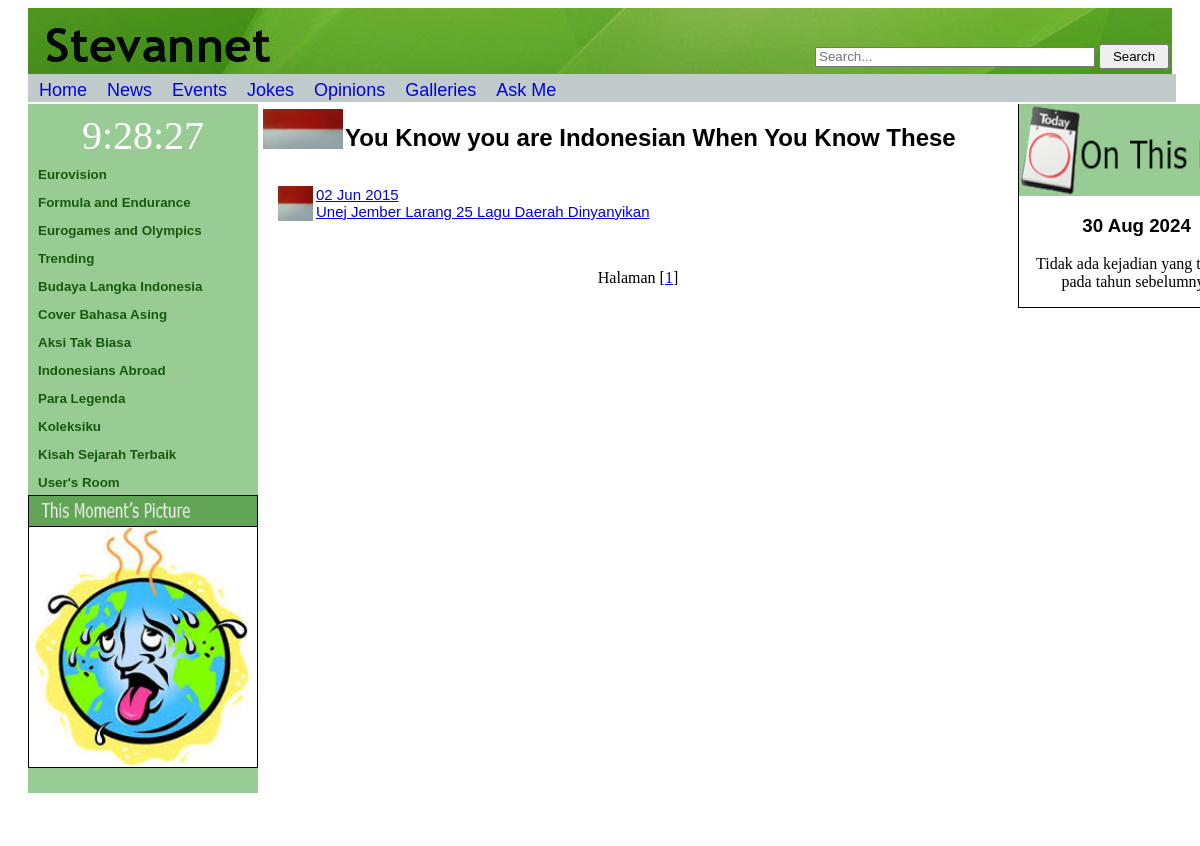
/langka.php, run on the app's committed database.
### tables this page shows
CREATE TABLE `articles` (
  `id` int(11) NOT NULL,
  `judul` varchar(200) NOT NULL,
  `tanggal_muat` varchar(20) NOT NULL,
  `tanggal_terjadi` varchar(20) NOT NULL,
  `id_jenis` int(11) NOT NULL,
  `id_topik` int(11) NOT NULL,
  `isi` text DEFAULT NULL,
  `gambar` varchar(200) DEFAULT NULL,
  `sumber` varchar(50) DEFAULT NULL
);

### langka.php (the view, shortened to what this page needs)
<html>
	<head>
		<link rel="stylesheet" href="penampilan.css">
		<div id="header">
			<div id="searchform">
				<form class="search" action="searches.php">
					<?php
						include("searchMenu.php");
					?>
				</form>
			</div>
		</div>
		<?php
			include("menuAtas.php");
		?>
	</head>
	<body onload="startTime()">
		<div class="leftside">
			<?php
				require("leftDIV.php");
			?>
		</div>
		<div class="center">
			<img src="Images/Indonesia.jpg" style="width:80px; height:40px; margin-left:5px; margin-top:5px;">
			<h2 style="display: inline; margin-left:-2px; vertical-align:text-bottom;">
				You Know you are Indonesian When You Know These
			</h2><br><br>
			<p>
				<?php
					include "db.inc.php";
					$halaman=isset($_GET['page'])?(int) $_GET['page']:1;
					$offset=($halaman-1)*8;
					$sqlstr = "SELECT * from articles WHERE id_topik='5' order by id DESC limit $offset,8";
					$hasil_1=mysqli_query($connection, $sqlstr);
					$row=mysqli_fetch_row($hasil_1);
					do{
						list($id,$judul,$tanggal_muat,$tanggal_terjadi,$id_jenis,$id_topik,$isi,$gambar,$sumber) = $row;
						if(!empty($gambar))
							echo "<img src='Images/$gambar' width=35px height=35px align=left>";
						echo "<a href='berita_detail.php?id=$id'>$tanggal_muat<br>$judul</a><br>";
						echo "<br><br>";
					}while($row=mysqli_fetch_row($hasil_1));
					$sqlstr = "SELECT * from articles WHERE id_topik='5'";
					$hasil_2 = mysqli_query($connection, $sqlstr);
					$jumlah = mysqli_num_rows($hasil_2);
					$i=$jumlah/8;
					$i=ceil($i);
					echo "<center>Halaman ";
					for($j=1;$j<=$i;$j++)
					{
						$awal = (($j-1)*4+$j)-1;
						echo "[<a href='langka.php?awal=$awal&page=$j'>$j</a>]";
					}
				?>
			</p>
		</div>
		<div class="right">
			<?php
				require("rightDIV.php");
			?>
		</div>
		<div class="footer">
		</div>
	</body>
</html>

### penampilan.css (style rules this page uses)
#header { background:url('Images/Header.jpg'); height:70px; margin-left: 20px; margin-right: 20px; }
.center h2, h3, h4 { font-family: Verdana, Arial, Helvetica, sans-serif; margin-left:20px; margin-right:20px; text-align:justify; }
.center p, ol { font-family: Verdana, Arial, Helvetica, sans-serif; margin-left:20px; margin-right:20px; text-align:justify; font-size: 15px; }
.leftside { float:left; width:230px; margin-left: 20px; margin-bottom: -25px; background-color: #98CC94; }
.center, .centerdetail { float:left; width:760px; display: inline-block; }
.right { float:left; width:19.6%; display: inline-block; border:1px solid; position:absolute; }
.footer { background:url('Images/Footer.jpg'); clear:both; height:70px; width:97%; margin-left: 20px; margin-right: 50px; text-align: center; position: relative; z-index:1; }

### data on the page
articles: gambar (picture), tanggal_muat "02 Jun 2015", judul "Unej Jember Larang 25 Lagu Daerah Dinyanyikan"
